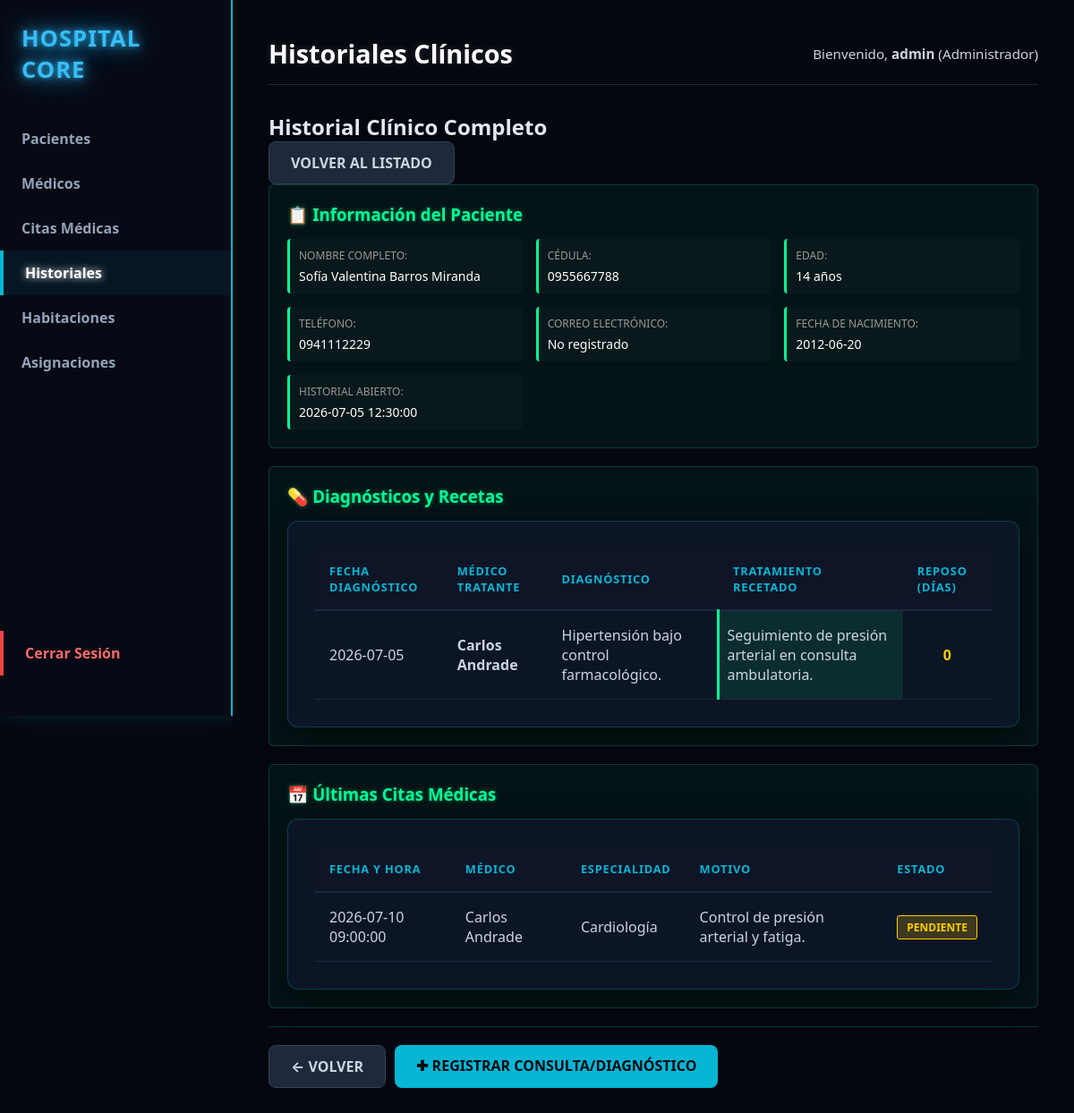
The page /index.php?url=historiales/ver&id=10 (signed in) on the database as committed earlier.
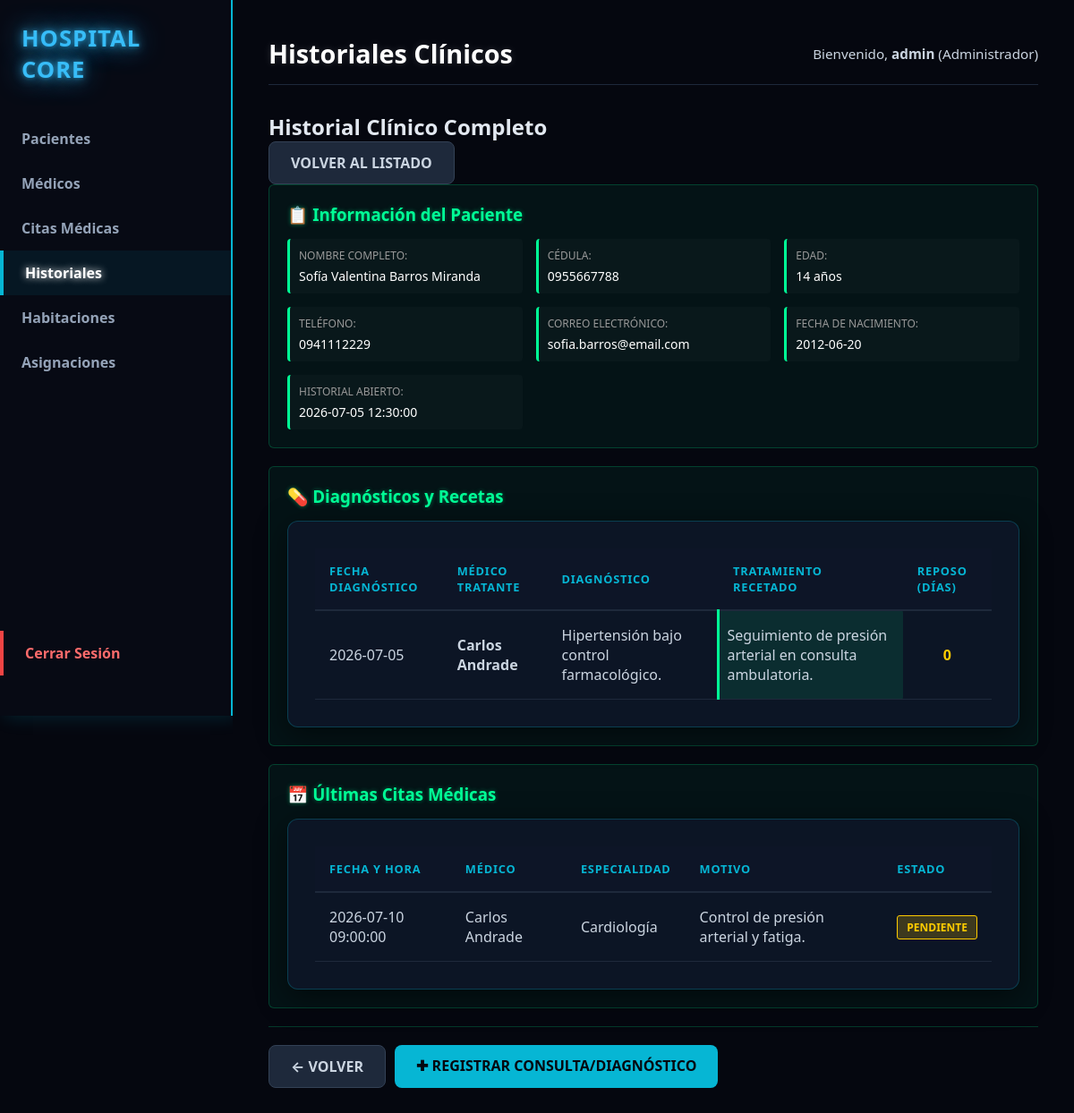
The same page on the database as committed later.
### tables this page shows
CREATE TABLE historiales_clinicos (
    id INT AUTO_INCREMENT PRIMARY KEY,
    id_paciente INT UNIQUE,
    fecha_creacion TIMESTAMP DEFAULT CURRENT_TIMESTAMP,
    FOREIGN KEY (id_paciente) REFERENCES pacientes(id)
);

CREATE TABLE pacientes (
    id INT AUTO_INCREMENT PRIMARY KEY,
    cedula VARCHAR(10) NOT NULL UNIQUE,
    nombre VARCHAR(100) NOT NULL,
    apellido VARCHAR(100) NOT NULL,
    fecha_nacimiento DATE NOT NULL,
    telefono VARCHAR(15),
    email VARCHAR(100)
);

CREATE TABLE diagnosticos (
    id INT AUTO_INCREMENT PRIMARY KEY,
    id_historial INT,
    id_medico INT,
    descripcion TEXT NOT NULL,
    tratamiento TEXT NOT NULL,
    fecha_diagnostico DATE NOT NULL,
    dias_reposo INT DEFAULT 0,
    FOREIGN KEY (id_historial) REFERENCES historiales_clinicos(id),
    FOREIGN KEY (id_medico) REFERENCES medicos(id)
);

CREATE TABLE citas_medicas (
    id INT AUTO_INCREMENT PRIMARY KEY,
    id_paciente INT,
    id_medico INT,
    fecha_hora DATETIME NOT NULL,
    motivo TEXT,
    estado ENUM('Pendiente', 'Completada', 'Cancelada') DEFAULT 'Pendiente',
    FOREIGN KEY (id_paciente) REFERENCES pacientes(id),
    FOREIGN KEY (id_medico) REFERENCES medicos(id)
);

CREATE TABLE especialidades (
    id INT AUTO_INCREMENT PRIMARY KEY,
    nombre VARCHAR(100) NOT NULL,
    descripcion TEXT
);

### app/Controllers/HistorialController.php (called while the page is built, shortened)
<?php
class HistorialController {
    private $db;
    public function __construct() {
        $database = new Database();
        $this->db = $database->getConnection();
    }
    public function ver() {
        $id = isset($_GET['id']) ? intval($_GET['id']) : 0;
        try {
            $query = "SELECT
                        h.id,
                        h.id_paciente,
                        h.fecha_creacion,
                        p.cedula,
                        p.nombre,
                        p.apellido,
                        p.fecha_nacimiento,
                        p.telefono,
                        p.email
                      FROM historiales_clinicos h
                      INNER JOIN pacientes p ON h.id_paciente = p.id
                      WHERE h.id = :id";
            $stmt = $this->db->prepare($query);
            $stmt->execute([':id' => $id]);
            $historial = $stmt->fetch(PDO::FETCH_ASSOC);
            if ($historial) {
                $queryDiag = "SELECT
                                d.id,
                                d.fecha_diagnostico,
                                d.descripcion,
                                d.tratamiento,
                                d.dias_reposo,
                                CONCAT(m.nombre, ' ', m.apellido) AS medico
                              FROM diagnosticos d
                              INNER JOIN medicos m ON d.id_medico = m.id
                              WHERE d.id_historial = :id_historial
                              ORDER BY d.fecha_diagnostico DESC";
                $stmtDiag = $this->db->prepare($queryDiag);
                $stmtDiag->execute([':id_historial' => $id]);
                $diagnosticos = $stmtDiag->fetchAll(PDO::FETCH_ASSOC);
            }
            if ($historial) {
                $queryCitas = "SELECT
                                c.id,
                                c.fecha_hora,
                                c.motivo,
                                c.estado,
                                CONCAT(m.nombre, ' ', m.apellido) AS medico,
                                e.nombre AS especialidad
                              FROM citas_medicas c
                              INNER JOIN medicos m ON c.id_medico = m.id
                              INNER JOIN especialidades e ON m.id_especialidad = e.id
                              WHERE c.id_paciente = :id_paciente
                              ORDER BY c.fecha_hora DESC
                              LIMIT 5";
                $stmtCitas = $this->db->prepare($queryCitas);
                $stmtCitas->execute([':id_paciente' => $historial['id_paciente']]);
                $citas = $stmtCitas->fetchAll(PDO::FETCH_ASSOC);
            }
        } catch (PDOException $e) {
            $historial = null;
            $diagnosticos = [];
            $citas = [];
            $error = "Error al cargar el historial clínico.";
        }
        require_once __DIR__ . '/../Views/shared/layout.php';
    }
}

### app/config/Database.php (called while the page is built)
<?php
class Database {
    private static $host;
    private static $port;
    private static $db_name;
    private static $username;
    private static $password;
    private static $conn = null;
    public static function getConnection() {
        if (self::$conn === null) {
            self::$host = getenv('DB_HOST') ?: '127.0.0.1';
            self::$port = getenv('DB_PORT') ?: '3306';
            self::$db_name = getenv('DB_NAME') ?: 'sistema_hospitalario';
            self::$username = getenv('DB_USERNAME') ?: 'root';
            self::$password = getenv('DB_PASSWORD') ?: '';
            try {
                self::$conn = new PDO(
                    "mysql:host=" . self::$host . ";port=" . self::$port . ";dbname=" . self::$db_name . ";charset=utf8",
                    self::$username,
                    self::$password
                );
                self::$conn->setAttribute(PDO::ATTR_ERRMODE, PDO::ERRMODE_EXCEPTION);
            } catch (PDOException $exception) {
                die("Error de conexión en la base de datos: " . $exception->getMessage());
            }
        }
        return self::$conn;
    }
}

### app/Views/historiales/ver.php (the view, shortened to what the rows shown need)
<?php
$historial = $historial ?? [];
$diagnosticos = $diagnosticos ?? [];
$citas = $citas ?? [];
$fecha_nac = isset($historial['fecha_nacimiento']) ? new DateTime($historial['fecha_nacimiento']) : null;
$hoy = new DateTime();
$edad = $fecha_nac ? $hoy->diff($fecha_nac)->y : 'N/A';
?>
<div class="page-header">
    <h2>Historial Clínico Completo</h2>
</div>
<?php if ($historial): ?>
    <div class="card-section">
        <h3>📋 Información del Paciente</h3>
        <div class="info-grid">
            <div class="info-item">
                <label>Nombre Completo:</label>
                <span class="info-value"><?= htmlspecialchars($historial['nombre'] . ' ' . $historial['apellido']); ?></span>
            </div>
            <div class="info-item">
                <label>Cédula:</label>
                <span class="info-value"><?= htmlspecialchars($historial['cedula']); ?></span>
            </div>
            <div class="info-item">
                <label>Edad:</label>
                <span class="info-value"><?= htmlspecialchars($edad); ?> años</span>
            </div>
            <div class="info-item">
                <label>Teléfono:</label>
                <span class="info-value"><?= htmlspecialchars($historial['telefono'] ?? 'No registrado'); ?></span>
            </div>
            <div class="info-item">
                <label>Correo Electrónico:</label>
                <span class="info-value"><?= htmlspecialchars($historial['email'] ?? 'No registrado'); ?></span>
            </div>
            <div class="info-item">
                <label>Fecha de Nacimiento:</label>
                <span class="info-value"><?= htmlspecialchars($historial['fecha_nacimiento']); ?></span>
            </div>
            <div class="info-item">
                <label>Historial Abierto:</label>
                <span class="info-value"><?= htmlspecialchars($historial['fecha_creacion']); ?></span>
            </div>
        </div>
    </div>
    <div class="card-section">
        <h3>💊 Diagnósticos y Recetas</h3>
        <?php if (!empty($diagnosticos)): ?>
            <div class="table-container">
                <table class="custom-table">
                    <thead>
                        <tr>
                            <th>Fecha Diagnóstico</th>
                            <th>Médico Tratante</th>
                            <th>Diagnóstico</th>
                            <th>Tratamiento Recetado</th>
                            <th>Reposo (Días)</th>
                        </tr>
                    </thead>
                    <tbody>
                        <?php foreach ($diagnosticos as $diag): ?>
                            <tr>
                                <td><?= htmlspecialchars($diag['fecha_diagnostico']); ?></td>
                                <td><strong><?= htmlspecialchars($diag['medico']); ?></strong></td>
                                <td><?= htmlspecialchars($diag['descripcion']); ?></td>
                                <td class="highlight-treatment"><?= htmlspecialchars($diag['tratamiento']); ?></td>
                                <td class="text-center" style="font-weight: bold; color: #ffcc00; text-align: center;">
                                    <?= htmlspecialchars($diag['dias_reposo'] ?? '0'); ?>
                                </td>
                            </tr>
                        <?php endforeach; ?>
                    </tbody>
                </table>
            </div>
        <?php else: ?>
            <p class="text-muted">No hay diagnósticos registrados para este paciente.</p>
        <?php endif; ?>
    </div>
    <div class="card-section">
        <h3>📅 Últimas Citas Médicas</h3>
        <?php if (!empty($citas)): ?>
            <div class="table-container">
                <table class="custom-table">
                    <thead>
                        <tr>
                            <th>Fecha y Hora</th>
                            <th>Médico</th>
                            <th>Especialidad</th>
                            <th>Motivo</th>
                            <th>Estado</th>
                        </tr>
                    </thead>
                    <tbody>
                        <?php foreach ($citas as $cita): ?>
                            <tr>
                                <td><?= htmlspecialchars($cita['fecha_hora']); ?></td>
                                <td><?= htmlspecialchars($cita['medico']); ?></td>
                                <td><?= htmlspecialchars($cita['especialidad']); ?></td>
                                <td><?= htmlspecialchars($cita['motivo']); ?></td>
                                <td>
                                    <span class="badge badge-<?= strtolower($cita['estado']); ?>">
                                        <?= htmlspecialchars($cita['estado']); ?>
                                    </span>
                                </td>
                            </tr>
                        <?php endforeach; ?>
                    </tbody>
                </table>
            </div>
        <?php else: ?>
            <p class="text-muted">No hay citas registradas para este paciente.</p>
        <?php endif; ?>
    </div>
    <div class="form-actions" style="display: flex; gap: 10px; margin-top: 20px;">
        <a href="index.php?url=historiales" class="btn btn-secondary" title="Volver al listado de historiales">
            ← Volver
        </a>
        <a href="index.php?url=historiales/agregarDiagnostico&id=<?= $historial['id']; ?>" class="btn btn-primary" title="Registrar una nueva consulta con diagnóstico y receta">
            ✚ Registrar Consulta/Diagnóstico
        </a>
    </div>
<?php endif; ?>

Rows that differ between the two databases and show on the page:
changed through a linked row, historiales_clinicos "Sofía Valentina Barros Miranda": id_paciente.email "No registrado" → "sofia.barros@email.com"
